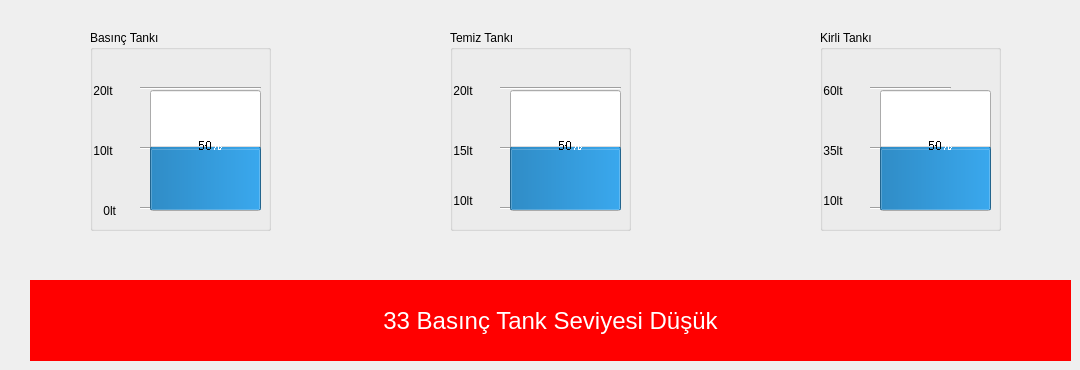
          <widget class="QWidget" name="detailsBottomTankLevels">
           <widget class="QGroupBox" name="gb_KirliTankLevel">
            <property name="geometry">
             <rect>
              <x>820</x>
              <y>30</y>
              <width>181</width>
              <height>201</height>
             </rect>
            </property>
            <property name="title">
             <string>Kirli Tankı</string>
            </property>
            <widget class="Line" name="line_27">
             <property name="geometry">
              <rect>
               <x>50</x>
               <y>50</y>
               <width>81</width>
               <height>16</height>
              </rect>
             </property>
             <property name="orientation">
              <enum>Qt::Horizontal</enum>
             </property>
            </widget>
            <widget class="Line" name="line_29">
             <property name="geometry">
              <rect>
               <x>50</x>
               <y>170</y>
               <width>81</width>
               <height>16</height>
              </rect>
             </property>
             <property name="orientation">
              <enum>Qt::Horizontal</enum>
             </property>
            </widget>
            <widget class="QLabel" name="label_43">
             <property name="geometry">
              <rect>
               <x>0</x>
               <y>50</y>
               <width>51</width>
               <height>21</height>
              </rect>
             </property>
             <property name="text">
              <string> 60lt</string>
             </property>
            </widget>
            <widget class="QLabel" name="label_44">
             <property name="geometry">
              <rect>
               <x>0</x>
               <y>110</y>
               <width>51</width>
               <height>21</height>
              </rect>
             </property>
             <property name="text">
              <string> 35lt</string>
             </property>
            </widget>
            <widget class="Line" name="line_30">
             <property name="geometry">
              <rect>
               <x>50</x>
               <y>110</y>
               <width>81</width>
               <height>16</height>
              </rect>
             </property>
             <property name="orientation">
              <enum>Qt::Horizontal</enum>
             </property>
            </widget>
            <widget class="QProgressBar" name="pbDirtyTankLevel">
             <property name="geometry">
              <rect>
               <x>60</x>
               <y>60</y>
               <width>111</width>
               <height>121</height>
              </rect>
             </property>
             <property name="sizePolicy">
              <sizepolicy hsizetype="Minimum" vsizetype="Minimum">
               <horstretch>0</horstretch>
               <verstretch>0</verstretch>
              </sizepolicy>
             </property>
             <property name="font">
              <font>
               <stylestrategy>NoAntialias</stylestrategy>
              </font>
             </property>
             <property name="layoutDirection">
              <enum>Qt::LeftToRight</enum>
             </property>
             <property name="value">
              <number>50</number>
             </property>
             <property name="alignment">
              <set>Qt::AlignJustify|Qt::AlignVCenter</set>
             </property>
             <property name="textVisible">
              <bool>true</bool>
             </property>
             <property name="orientation">
              <enum>Qt::Vertical</enum>
             </property>
             <property name="invertedAppearance">
              <bool>false</bool>
             </property>
             <property name="textDirection">
              <enum>QProgressBar::TopToBottom</enum>
             </property>
            </widget>
            <widget class="QLabel" name="label_45">
             <property name="geometry">
              <rect>
               <x>0</x>
               <y>160</y>
               <width>51</width>
               <height>21</height>
              </rect>
             </property>
             <property name="text">
              <string> 10lt</string>
             </property>
            </widget>
            <zorder>line_27</zorder>
            <zorder>line_29</zorder>
            <zorder>line_30</zorder>
            <zorder>pbDirtyTankLevel</zorder>
            <zorder>label_45</zorder>
            <zorder>label_44</zorder>
            <zorder>label_43</zorder>
           </widget>
           <widget class="QGroupBox" name="gb_CleanTankLevel">
            <property name="geometry">
             <rect>
              <x>450</x>
              <y>30</y>
              <width>181</width>
              <height>201</height>
             </rect>
            </property>
            <property name="styleSheet">
             <string notr="true"/>
            </property>
            <property name="title">
             <string>Temiz Tankı</string>
            </property>
            <widget class="Line" name="line_31">
             <property name="geometry">
              <rect>
               <x>50</x>
               <y>110</y>
               <width>81</width>
               <height>16</height>
              </rect>
             </property>
             <property name="orientation">
              <enum>Qt::Horizontal</enum>
             </property>
            </widget>
            <widget class="QLabel" name="label_46">
             <property name="geometry">
              <rect>
               <x>0</x>
               <y>50</y>
               <width>51</width>
               <height>21</height>
              </rect>
             </property>
             <property name="text">
              <string> 20lt</string>
             </property>
            </widget>
            <widget class="Line" name="line_32">
             <property name="geometry">
              <rect>
               <x>50</x>
               <y>50</y>
               <width>121</width>
               <height>16</height>
              </rect>
             </property>
             <property name="orientation">
              <enum>Qt::Horizontal</enum>
             </property>
            </widget>
            <widget class="Line" name="line_33">
             <property name="geometry">
              <rect>
               <x>50</x>
               <y>170</y>
               <width>81</width>
               <height>16</height>
              </rect>
             </property>
             <property name="orientation">
              <enum>Qt::Horizontal</enum>
             </property>
            </widget>
            <widget class="QProgressBar" name="pbCleanTankLevel">
             <property name="geometry">
              <rect>
               <x>60</x>
               <y>60</y>
               <width>111</width>
               <height>121</height>
              </rect>
             </property>
             <property name="sizePolicy">
              <sizepolicy hsizetype="Minimum" vsizetype="Minimum">
               <horstretch>0</horstretch>
               <verstretch>0</verstretch>
              </sizepolicy>
             </property>
             <property name="font">
              <font>
               <stylestrategy>NoAntialias</stylestrategy>
              </font>
             </property>
             <property name="layoutDirection">
              <enum>Qt::LeftToRight</enum>
             </property>
             <property name="value">
              <number>50</number>
             </property>
             <property name="alignment">
              <set>Qt::AlignJustify|Qt::AlignVCenter</set>
             </property>
             <property name="textVisible">
              <bool>true</bool>
             </property>
             <property name="orientation">
              <enum>Qt::Vertical</enum>
             </property>
             <property name="invertedAppearance">
              <bool>false</bool>
             </property>
             <property name="textDirection">
              <enum>QProgressBar::TopToBottom</enum>
             </property>
            </widget>
            <widget class="QLabel" name="label_47">
             <property name="geometry">
              <rect>
               <x>0</x>
               <y>160</y>
               <width>51</width>
               <height>21</height>
              </rect>
             </property>
             <property name="text">
              <string> 10lt</string>
             </property>
            </widget>
            <widget class="QLabel" name="label_48">
             <property name="geometry">
              <rect>
               <x>0</x>
               <y>110</y>
               <width>51</width>
               <height>21</height>
              </rect>
             </property>
             <property name="text">
              <string> 15lt</string>
             </property>
            </widget>
            <zorder>line_31</zorder>
            <zorder>line_32</zorder>
            <zorder>line_33</zorder>
            <zorder>pbCleanTankLevel</zorder>
            <zorder>label_47</zorder>
            <zorder>label_46</zorder>
            <zorder>label_48</zorder>
           </widget>
           <widget class="QGroupBox" name="gb_basincTankLevel">
            <property name="geometry">
             <rect>
              <x>90</x>
              <y>30</y>
              <width>181</width>
              <height>201</height>
             </rect>
            </property>
            <property name="styleSheet">
             <string notr="true"/>
            </property>
            <property name="title">
             <string>Basınç Tankı</string>
            </property>
            <widget class="Line" name="line_34">
             <property name="geometry">
              <rect>
               <x>50</x>
               <y>50</y>
               <width>121</width>
               <height>16</height>
              </rect>
             </property>
             <property name="orientation">
              <enum>Qt::Horizontal</enum>
             </property>
            </widget>
            <widget class="QLabel" name="label_49">
             <property name="geometry">
              <rect>
               <x>10</x>
               <y>170</y>
               <width>41</width>
               <height>21</height>
              </rect>
             </property>
             <property name="text">
              <string> 0lt</string>
             </property>
            </widget>
            <widget class="QLabel" name="label_50">
             <property name="geometry">
              <rect>
               <x>0</x>
               <y>110</y>
               <width>51</width>
               <height>21</height>
              </rect>
             </property>
             <property name="text">
              <string> 10lt</string>
             </property>
            </widget>
            <widget class="QLabel" name="label_51">
             <property name="geometry">
              <rect>
               <x>0</x>
               <y>50</y>
               <width>51</width>
               <height>21</height>
              </rect>
             </property>
             <property name="text">
              <string> 20lt</string>
             </property>
            </widget>
            <widget class="Line" name="line_35">
             <property name="geometry">
              <rect>
               <x>50</x>
               <y>170</y>
               <width>81</width>
               <height>16</height>
              </rect>
             </property>
             <property name="orientation">
              <enum>Qt::Horizontal</enum>
             </property>
            </widget>
            <widget class="Line" name="line_36">
             <property name="geometry">
              <rect>
               <x>50</x>
               <y>110</y>
               <width>81</width>
               <height>16</height>
              </rect>
             </property>
             <property name="orientation">
              <enum>Qt::Horizontal</enum>
             </property>
            </widget>
            <widget class="QProgressBar" name="pbExpansionTankLevel">
             <property name="geometry">
              <rect>
               <x>60</x>
               <y>60</y>
               <width>111</width>
               <height>121</height>
              </rect>
             </property>
             <property name="sizePolicy">
              <sizepolicy hsizetype="Minimum" vsizetype="Minimum">
               <horstretch>0</horstretch>
               <verstretch>0</verstretch>
              </sizepolicy>
             </property>
             <property name="font">
              <font>
               <stylestrategy>NoAntialias</stylestrategy>
              </font>
             </property>
             <property name="layoutDirection">
              <enum>Qt::LeftToRight</enum>
             </property>
             <property name="value">
              <number>50</number>
             </property>
             <property name="alignment">
              <set>Qt::AlignJustify|Qt::AlignVCenter</set>
             </property>
             <property name="textVisible">
              <bool>true</bool>
             </property>
             <property name="orientation">
              <enum>Qt::Vertical</enum>
             </property>
             <property name="invertedAppearance">
              <bool>false</bool>
             </property>
             <property name="textDirection">
              <enum>QProgressBar::TopToBottom</enum>
             </property>
            </widget>
            <zorder>line_34</zorder>
            <zorder>line_35</zorder>
            <zorder>line_36</zorder>
            <zorder>pbExpansionTankLevel</zorder>
            <zorder>label_50</zorder>
            <zorder>label_49</zorder>
            <zorder>label_51</zorder>
           </widget>
           <widget class="QLabel" name="laFault31">
            <property name="geometry">
             <rect>
              <x>30</x>
              <y>280</y>
              <width>1041</width>
              <height>81</height>
             </rect>
            </property>
            <property name="font">
             <font>
              <family>Arial</family>
              <pointsize>18</pointsize>
              <weight>9</weight>
              <italic>false</italic>
              <bold>false</bold>
             </font>
            </property>
            <property name="styleSheet">
             <string notr="true">background-color: rgb(255, 0, 0);
font: 75 18pt &quot;Arial&quot;;</string>
            </property>
            <property name="text">
             <string>31 Temiz Tank Seviyesi Düşük</string>
            </property>
            <property name="alignment">
             <set>Qt::AlignCenter</set>
            </property>
           </widget>
           <widget class="QLabel" name="laFault32">
            <property name="geometry">
             <rect>
              <x>30</x>
              <y>280</y>
              <width>1041</width>
              <height>81</height>
             </rect>
            </property>
            <property name="font">
             <font>
              <family>Arial</family>
              <pointsize>18</pointsize>
              <weight>9</weight>
              <italic>false</italic>
              <bold>false</bold>
             </font>
            </property>
            <property name="styleSheet">
             <string notr="true">font: 75 18pt &quot;Arial&quot;;
background-color: rgb(255, 0, 0);</string>
            </property>
            <property name="text">
             <string>32 Kirli Tank Seviyesi Yüksek</string>
            </property>
            <property name="alignment">
             <set>Qt::AlignCenter</set>
            </property>
           </widget>
           <widget class="QLabel" name="laFault34">
            <property name="geometry">
             <rect>
              <x>30</x>
              <y>280</y>
              <width>1041</width>
              <height>81</height>
             </rect>
            </property>
            <property name="font">
             <font>
              <family>Arial</family>
              <pointsize>18</pointsize>
              <weight>9</weight>
              <italic>false</italic>
              <bold>false</bold>
             </font>
            </property>
            <property name="styleSheet">
             <string notr="true">font: 75 18pt &quot;Arial&quot;;
background-color: rgb(255, 0, 0);
color: rgb(255, 255, 255);</string>
            </property>
            <property name="text">
             <string>34 Basınçi Tank Seviyesi Yüksek</string>
            </property>
            <property name="alignment">
             <set>Qt::AlignCenter</set>
            </property>
           </widget>
           <widget class="QLabel" name="laFault33">
            <property name="geometry">
             <rect>
              <x>30</x>
              <y>280</y>
              <width>1041</width>
              <height>81</height>
             </rect>
            </property>
            <property name="font">
             <font>
              <family>Arial</family>
              <pointsize>18</pointsize>
              <weight>9</weight>
              <italic>false</italic>
              <bold>false</bold>
             </font>
            </property>
            <property name="styleSheet">
             <string notr="true">color: rgb(255, 255, 255);
background-color: rgb(255, 0, 0);
font: 75 18pt &quot;Arial&quot;;</string>
            </property>
            <property name="text">
             <string>33 Basınç Tank Seviyesi Düşük</string>
            </property>
            <property name="alignment">
             <set>Qt::AlignCenter</set>
            </property>
           </widget>
          </widget>
